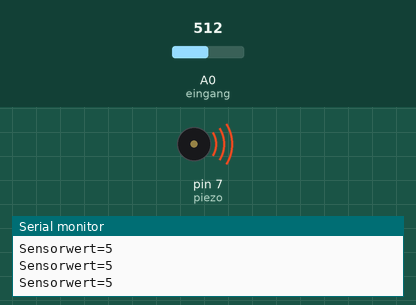
Recording of a sketch running on a simulated Arduino Uno, built with avr-gcc and run on an emulated ATmega328P. Parts: buzzer (waves = sounding), the last lines printed to the serial monitor. Inputs (shaded band) come from the test bench; at power-on: A0 (eingang) = 512.

Above: at 1.2 s.
1.3 s: A0 (eingang) set to 649
At 1.9 s:
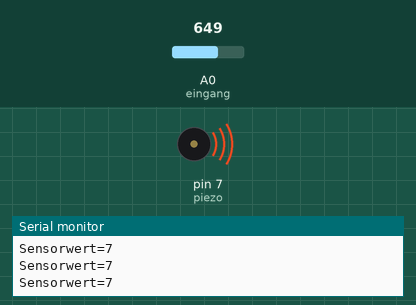
4.3 s: A0 (eingang) set to 677
At 5.2 s:
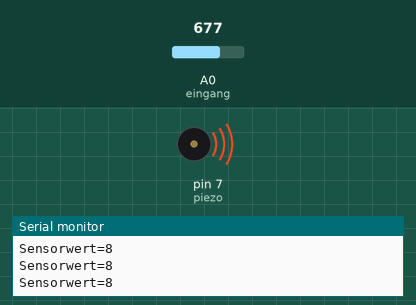
Timing chart, 0 to 7.3 s (numbered marks = the images above; inputs shaded):
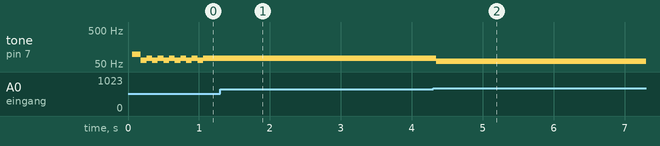

The sketch:

Fotowiderstand3.ino
```cpp
int eingang=A0;

int piezo=7;
int sensorWert=0;

const int minDuration=1;
const int maxDuration=10;

void setup() {
  // put your setup code here, to run once:
  Serial.begin(9600);

  pinMode(piezo, OUTPUT);
}

void loop() {
  // put your main code here, to run repeatedly:
  sensorWert = analogRead(eingang);

  sensorWert = map(sensorWert,200,800,minDuration, maxDuration);
  sensorWert = constrain(sensorWert, minDuration, maxDuration);

  Serial.print("Sensorwert=");
  Serial.println(sensorWert);
/*
  if(sensorWert > 512)
  {
    digitalWrite(LEDblue, HIGH);
  }
  else
  {
    digitalWrite(LEDblue, LOW);
  }
  delay(100);
*/
  digitalWrite(piezo, HIGH);
  delay(sensorWert);
    digitalWrite(piezo, LOW);
  delay(sensorWert);
}
```

Measured:
- after the input at 1.3 s, tone on pin 7 (piezo): stops changing and stays 73 Hz
- after the input at 4.3 s, tone on pin 7 (piezo): 73 Hz → 61 Hz at once
- by itself, tone on pin 7 (piezo): repeats every 0.16 s: 65 Hz 0.08 s, 73 Hz 0.08 s
